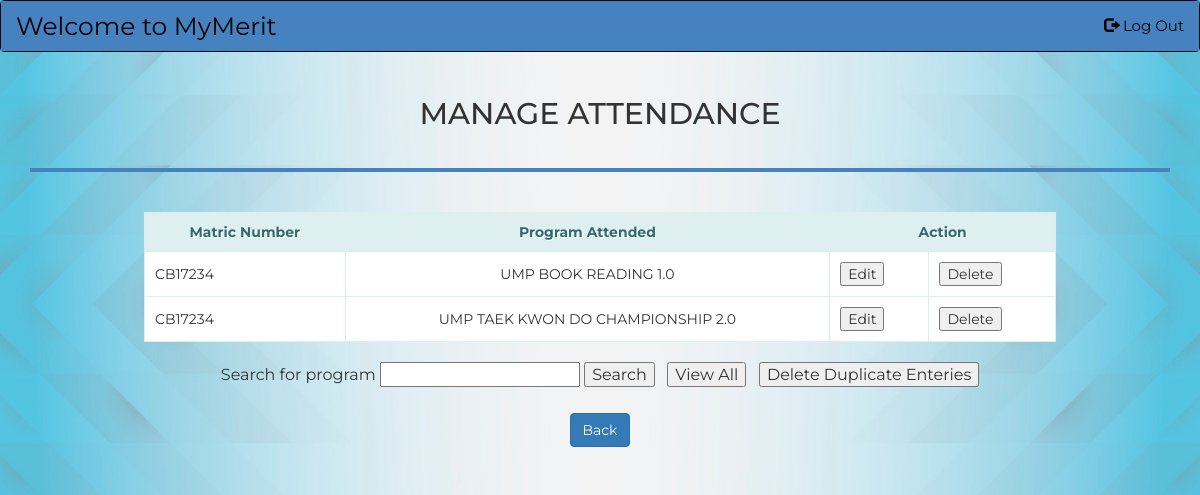
The page /MyMerit/manage.php on the database its author committed.
### tables this page shows
CREATE TABLE `attendance` (
  `attendance_ID` int(11) NOT NULL,
  `student_ID` varchar(14) NOT NULL,
  `program_ID` int(11) NOT NULL,
  `geolocation` varchar(100) NOT NULL,
  `ip` varchar(15) NOT NULL
);

CREATE TABLE `programtable` (
  `id` int(100) NOT NULL,
  `programname` varchar(100) NOT NULL,
  `programdetails` varchar(100) NOT NULL,
  `programlocation` varchar(100) NOT NULL,
  `programdate` varchar(100) NOT NULL,
  `programtime` varchar(100) NOT NULL,
  `merit` int(100) NOT NULL,
  `image` varchar(500) NOT NULL,
  `programstatus` varchar(15) NOT NULL,
  `coID` int(11) NOT NULL
);

### MyMerit/manage.php (the view, shortened to what this page needs)
<html>
  <head>
	<div class="container">
      <div style="background:transparent !important; padding-top:5px !important" class="jumbotron jumbotron-fluid">
        <h2 style="margin-bottom:-40px !important">MANAGE ATTENDANCE</h2>
     </div>
	  <hr style="border: 2px solid #4682BF;">
  </head>
	<body>
	<center>
	<br>
	<table align = "center" class="zui-table">
		<thead><tr><th><b>Matric Number</b></th><th><b>Program Attended</b></th><th colspan="2"><b>Action</b></th></tr></thead>
		<?php
		if(isset($_POST['SubmitSearch']))
		{
			$student_ID = $_POST['student_ID'];
			include 'connect.php';
			$sql = "SELECT * FROM attendance INNER JOIN programtable ON attendance.program_ID=programtable.ID WHERE programtable.programname LIKE '%$student_ID%';";
			$result = $conn->query($sql);
			if ($result->num_rows > 0) {
				while($row = $result->fetch_assoc()) {
					echo '<tr>
					<td>'.$row["student_ID"].'</td>
					<td><center>'.$row["programname"].'</center></td>
					<form action ="update.php" method ="post">
					<input type="hidden" name="attendance_ID" value='.$row["attendance_ID"].'>
					<td><input type="submit" value="Edit" name="edit"></td>
					</form>
					<form action ="" method ="post">
					<input type="hidden" name="attendance_ID" value='.$row["attendance_ID"].'>
					<td><input type="submit" value="Delete" name="delete"></td></tr>
					</form>';
				}
			}
			else {
			}
		}
		else
		{
			include 'connect.php';
			$sql = "SELECT * FROM attendance INNER JOIN programtable ON attendance.program_ID=programtable.ID";
			$result = $conn->query($sql);
			if ($result->num_rows > 0) {
				while($row = $result->fetch_assoc()) {
					echo '<tr>
					<td>'.$row["student_ID"].'</td>
					<td><center>'.$row["programname"].'</center></td>
					<form action ="update.php" method ="post">
					<input type="hidden" name="attendance_ID" value='.$row["attendance_ID"].'>
					<td><input type="submit" value="Edit" name="edit"></td>
					</form>
					<form action ="" method ="post">
					<input type="hidden" name="attendance_ID" value='.$row["attendance_ID"].'>
					<td><input type="submit" value="Delete" name="delete"></td></tr>
					</form>';
				}
			}
			else {
			}
		}
		?>
	</table>
		<br>
	<table><tr><td>
	<form action="" method="post">
			Search for program
			<input type="input" value="" name="student_ID" required>
			<input type="submit" value="Search" name="SubmitSearch" >
	</form>
	</td><td>   </td><td>
	<form action="" method="post">
			<button onclick="window.location.href='./manage.php'">View All</button>
	</form>
	</td><td>   </td><td>
	<form action="" method="post">
			<input type="submit" value="Delete Duplicate Enteries" name="Del" >
	</form>
	</td>
	</table>
	<button type="button" class="btn btn-primary" onclick="location.href='adminMenu.php'">Back</button>
	</center>
	<br>
	</body>
</html>

### MyMerit/css/style2.css (style rules this page uses)
.zui-table { border: solid 1px #DDEEEE; border-collapse: collapse; border-spacing: 0; font: normal 13px Arial, sans-serif; width: 80%; }
.zui-table thead th { background-color: #DDEFEF; border: solid 1px #DDEEEE; color: #336B6B; padding: 10px; text-align: center; text-shadow: 1pxrightpx #fff; }
.zui-table tbody td { border: solid 1px #DDEEEE; color: #333; padding: 10px; text-shadow: 1px 1px 1px #fff; }

### rows shown on the page
attendance: student_ID "CB17234", programtable.programname "UMP BOOK READING 1.0"
attendance: student_ID "CB17234", programtable.programname "UMP TAEK KWON DO CHAMPIONSHIP 2.0"
